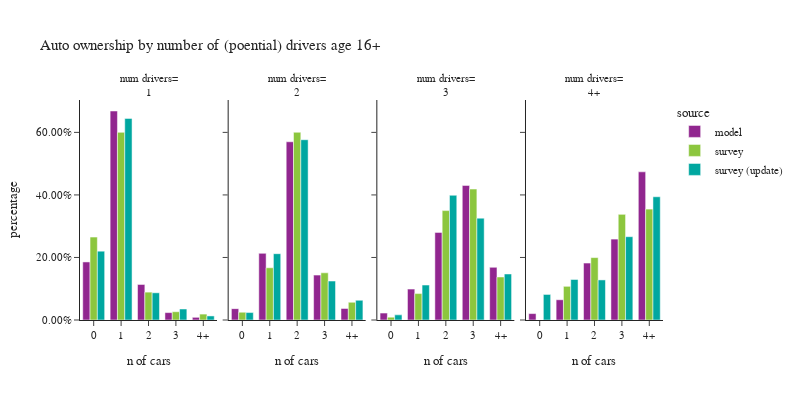

Here is the notebook cell this chart was saved with:
### Code cell
plot_auto(hh.loc[hh['num_drivers_simple']!="0"],'num_drivers_simple','number of (poential) drivers age 16+','num drivers')

### Figure 1 — Plotly figure (JSON) as saved in the notebook; plotly's stock layout.template omitted (floating-point values rounded to 4 significant figures)
{"data": [{"alignmentgroup": "True", "customdata": [[97362], [350499], [59589], [12417], [4498]], "hovertemplate": "source=model<br>num_drivers_simple=1<br>auto_ownership_simple=%{x}<br>percentage=%{y}<br>sample count=%{customdata[0]}<extra></extra>", "legendgroup": "model", "marker": {"color": "#91268F", "pattern": {"shape": ""}}, "name": "model", "offsetgroup": "model", "orientation": "v", "showlegend": true, "textposition": "auto", "type": "bar", "x": ["0", "1", "2", "3", "4+"], "xaxis": "x", "y": [0.1857, 0.6684, 0.1136, 0.02368, 0.008578], "yaxis": "y"}, {"alignmentgroup": "True", "customdata": [[31045], [182259], [487408], [122733], [31630]], "hovertemplate": "source=model<br>num_drivers_simple=2<br>auto_ownership_simple=%{x}<br>percentage=%{y}<br>sample count=%{customdata[0]}<extra></extra>", "legendgroup": "model", "marker": {"color": "#91268F", "pattern": {"shape": ""}}, "name": "model", "offsetgroup": "model", "orientation": "v", "showlegend": false, "textposition": "auto", "type": "bar", "x": ["0", "1", "2", "3", "4+"], "xaxis": "x2", "y": [0.03631, 0.2131, 0.57, 0.1435, 0.03699], "yaxis": "y2"}, {"alignmentgroup": "True", "customdata": [[4588], [20537], [58254], [89490], [35010]], "hovertemplate": "source=model<br>num_drivers_simple=3<br>auto_ownership_simple=%{x}<br>percentage=%{y}<br>sample count=%{customdata[0]}<extra></extra>", "legendgroup": "model", "marker": {"color": "#91268F", "pattern": {"shape": ""}}, "name": "model", "offsetgroup": "model", "orientation": "v", "showlegend": false, "textposition": "auto", "type": "bar", "x": ["0", "1", "2", "3", "4+"], "xaxis": "x3", "y": [0.02207, 0.09879, 0.2802, 0.4305, 0.1684], "yaxis": "y3"}, {"alignmentgroup": "True", "customdata": [[3051], [9632], [27110], [38506], [70511]], "hovertemplate": "source=model<br>num_drivers_simple=4+<br>auto_ownership_simple=%{x}<br>percentage=%{y}<br>sample count=%{customdata[0]}<extra></extra>", "legendgroup": "model", "marker": {"color": "#91268F", "pattern": {"shape": ""}}, "name": "model", "offsetgroup": "model", "orientation": "v", "showlegend": false, "textposition": "auto", "type": "bar", "x": ["0", "1", "2", "3", "4+"], "xaxis": "x4", "y": [0.0205, 0.06473, 0.1822, 0.2588, 0.4738], "yaxis": "y4"}, {"alignmentgroup": "True", "customdata": [[493], [952], [119], [24], [14]], "hovertemplate": "source=survey<br>num_drivers_simple=1<br>auto_ownership_simple=%{x}<br>percentage=%{y}<br>sample count=%{customdata[0]}<extra></extra>", "legendgroup": "survey", "marker": {"color": "#8CC63E", "pattern": {"shape": ""}}, "name": "survey", "offsetgroup": "survey", "orientation": "v", "showlegend": true, "textposition": "auto", "type": "bar", "x": ["0", "1", "2", "3", "4+"], "xaxis": "x", "y": [0.2653, 0.6001, 0.08915, 0.02649, 0.0189], "yaxis": "y"}, {"alignmentgroup": "True", "customdata": [[77], [580], [823], [157], [56]], "hovertemplate": "source=survey<br>num_drivers_simple=2<br>auto_ownership_simple=%{x}<br>percentage=%{y}<br>sample count=%{customdata[0]}<extra></extra>", "legendgroup": "survey", "marker": {"color": "#8CC63E", "pattern": {"shape": ""}}, "name": "survey", "offsetgroup": "survey", "orientation": "v", "showlegend": false, "textposition": "auto", "type": "bar", "x": ["0", "1", "2", "3", "4+"], "xaxis": "x2", "y": [0.02499, 0.167, 0.6004, 0.1509, 0.05667], "yaxis": "y2"}, {"alignmentgroup": "True", "customdata": [[2], [35], [75], [62], [23]], "hovertemplate": "source=survey<br>num_drivers_simple=3<br>auto_ownership_simple=%{x}<br>percentage=%{y}<br>sample count=%{customdata[0]}<extra></extra>", "legendgroup": "survey", "marker": {"color": "#8CC63E", "pattern": {"shape": ""}}, "name": "survey", "offsetgroup": "survey", "orientation": "v", "showlegend": false, "textposition": "auto", "type": "bar", "x": ["0", "1", "2", "3", "4+"], "xaxis": "x3", "y": [0.009144, 0.08451, 0.3499, 0.4188, 0.1376], "yaxis": "y3"}, {"alignmentgroup": "True", "customdata": [[9], [17], [25], [25]], "hovertemplate": "source=survey<br>num_drivers_simple=4+<br>auto_ownership_simple=%{x}<br>percentage=%{y}<br>sample count=%{customdata[0]}<extra></extra>", "legendgroup": "survey", "marker": {"color": "#8CC63E", "pattern": {"shape": ""}}, "name": "survey", "offsetgroup": "survey", "orientation": "v", "showlegend": false, "textposition": "auto", "type": "bar", "x": ["1", "2", "3", "4+"], "xaxis": "x4", "y": [0.1077, 0.1996, 0.338, 0.3547], "yaxis": "y4"}, {"alignmentgroup": "True", "customdata": [[497], [954], [119], [23], [14]], "hovertemplate": "source=survey (update)<br>num_drivers_simple=1<br>auto_ownership_simple=%{x}<br>percentage=%{y}<br>sample count=%{customdata[0]}<extra></extra>", "legendgroup": "survey (update)", "marker": {"color": "#00A7A0", "pattern": {"shape": ""}}, "name": "survey (update)", "offsetgroup": "survey (update)", "orientation": "v", "showlegend": true, "textposition": "auto", "type": "bar", "x": ["0", "1", "2", "3", "4+"], "xaxis": "x", "y": [0.2201, 0.6448, 0.08702, 0.03514, 0.01303], "yaxis": "y"}, {"alignmentgroup": "True", "customdata": [[111], [616], [850], [159], [56]], "hovertemplate": "source=survey (update)<br>num_drivers_simple=2<br>auto_ownership_simple=%{x}<br>percentage=%{y}<br>sample count=%{customdata[0]}<extra></extra>", "legendgroup": "survey (update)", "marker": {"color": "#00A7A0", "pattern": {"shape": ""}}, "name": "survey (update)", "offsetgroup": "survey (update)", "orientation": "v", "showlegend": false, "textposition": "auto", "type": "bar", "x": ["0", "1", "2", "3", "4+"], "xaxis": "x2", "y": [0.02375, 0.212, 0.5766, 0.1246, 0.06308], "yaxis": "y2"}, {"alignmentgroup": "True", "customdata": [[8], [47], [93], [72], [26]], "hovertemplate": "source=survey (update)<br>num_drivers_simple=3<br>auto_ownership_simple=%{x}<br>percentage=%{y}<br>sample count=%{customdata[0]}<extra></extra>", "legendgroup": "survey (update)", "marker": {"color": "#00A7A0", "pattern": {"shape": ""}}, "name": "survey (update)", "offsetgroup": "survey (update)", "orientation": "v", "showlegend": false, "textposition": "auto", "type": "bar", "x": ["0", "1", "2", "3", "4+"], "xaxis": "x3", "y": [0.01641, 0.1118, 0.3989, 0.3257, 0.1472], "yaxis": "y3"}, {"alignmentgroup": "True", "customdata": [[6], [24], [24], [29], [35]], "hovertemplate": "source=survey (update)<br>num_drivers_simple=4+<br>auto_ownership_simple=%{x}<br>percentage=%{y}<br>sample count=%{customdata[0]}<extra></extra>", "legendgroup": "survey (update)", "marker": {"color": "#00A7A0", "pattern": {"shape": ""}}, "name": "survey (update)", "offsetgroup": "survey (update)", "orientation": "v", "showlegend": false, "textposition": "auto", "type": "bar", "x": ["0", "1", "2", "3", "4+"], "xaxis": "x4", "y": [0.08173, 0.1296, 0.1282, 0.2664, 0.3941], "yaxis": "y4"}], "layout": {"annotations": [{"font": {}, "showarrow": false, "text": "num drivers=<br>1", "x": 0.1175, "xanchor": "center", "xref": "paper", "y": 1.0, "yanchor": "bottom", "yref": "paper"}, {"font": {}, "showarrow": false, "text": "num drivers=<br>2", "x": 0.3725, "xanchor": "center", "xref": "paper", "y": 1.0, "yanchor": "bottom", "yref": "paper"}, {"font": {}, "showarrow": false, "text": "num drivers=<br>3", "x": 0.6275, "xanchor": "center", "xref": "paper", "y": 1.0, "yanchor": "bottom", "yref": "paper"}, {"font": {}, "showarrow": false, "text": "num drivers=<br>4+", "x": 0.8825, "xanchor": "center", "xref": "paper", "y": 1.0, "yanchor": "bottom", "yref": "paper"}], "barmode": "group", "font": {"size": 11}, "height": 400, "legend": {"title": {"text": "source"}, "tracegroupgap": 0}, "title": {"text": "Auto ownership by number of (poential) drivers age 16+"}, "width": 800, "xaxis": {"anchor": "y", "domain": [0.0, 0.235], "title": {"text": "n of cars"}}, "xaxis2": {"anchor": "y2", "domain": [0.255, 0.49], "matches": "x", "title": {"text": "n of cars"}}, "xaxis3": {"anchor": "y3", "domain": [0.51, 0.745], "matches": "x", "title": {"text": "n of cars"}}, "xaxis4": {"anchor": "y4", "domain": [0.765, 1.0], "matches": "x", "title": {"text": "n of cars"}}, "yaxis": {"anchor": "x", "domain": [0.0, 1.0], "tickformat": ".2%", "title": {"text": "percentage"}}, "yaxis2": {"anchor": "x2", "domain": [0.0, 1.0], "matches": "y", "showticklabels": false, "tickformat": ".2%"}, "yaxis3": {"anchor": "x3", "domain": [0.0, 1.0], "matches": "y", "showticklabels": false, "tickformat": ".2%"}, "yaxis4": {"anchor": "x4", "domain": [0.0, 1.0], "matches": "y", "showticklabels": false, "tickformat": ".2%"}}}
